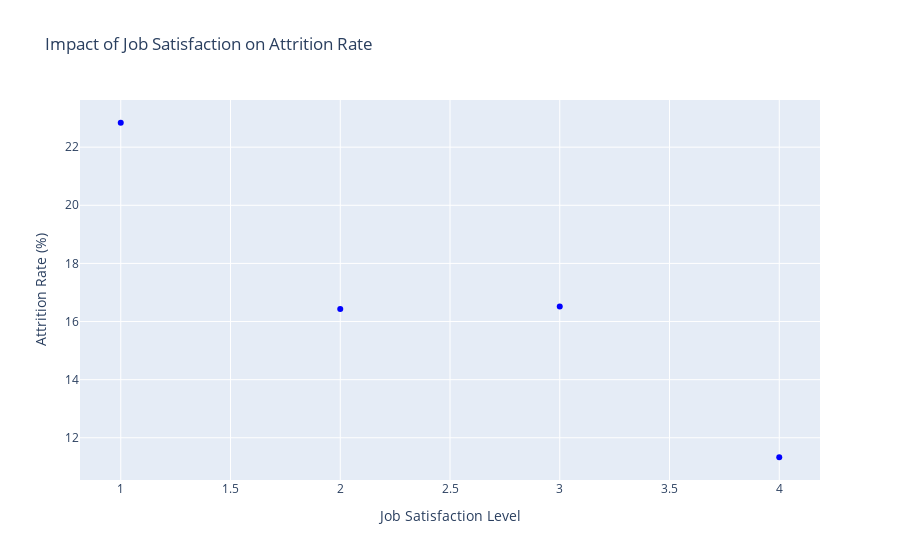

The notebook cell saved with this chart:
### Code cell
# Example 2: Job satisfaction impact on attrition
df2, fig2 = query_and_visualize("How does job satisfaction impact attrition?")

### Figure 1 — Plotly figure (JSON) as saved in the notebook; plotly's stock layout.template omitted (floating-point values rounded to 4 significant figures)
{"data": [{"hovertemplate": "Job Satisfaction Level=%{x}<br>Attrition Rate (%)=%{y}<extra></extra>", "legendgroup": "", "marker": {"color": "blue", "symbol": "circle"}, "mode": "markers", "name": "", "orientation": "v", "showlegend": false, "type": "scatter", "x": [1, 2, 3, 4], "xaxis": "x", "y": [22.84, 16.43, 16.52, 11.33], "yaxis": "y"}], "layout": {"legend": {"tracegroupgap": 0}, "title": {"text": "Impact of Job Satisfaction on Attrition Rate"}, "xaxis": {"anchor": "y", "domain": [0, 1], "title": {"text": "Job Satisfaction Level"}}, "yaxis": {"anchor": "x", "domain": [0, 1], "title": {"text": "Attrition Rate (%)"}}}}
